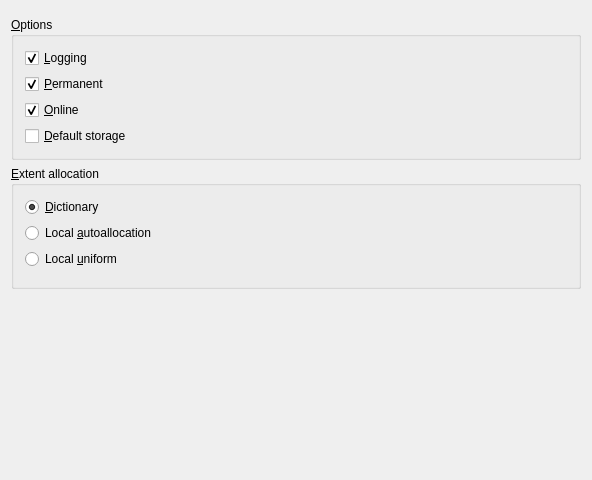
<ui version="4.0" >
 <class>toStorageTablespaceUI</class>
 <widget class="QWidget" name="toStorageTablespaceUI" >
  <property name="geometry" >
   <rect>
    <x>0</x>
    <y>0</y>
    <width>592</width>
    <height>480</height>
   </rect>
  </property>
  <property name="windowTitle" >
   <string>Form1</string>
  </property>
  <layout class="QGridLayout" >
   <property name="leftMargin" >
    <number>11</number>
   </property>
   <property name="topMargin" >
    <number>11</number>
   </property>
   <property name="rightMargin" >
    <number>11</number>
   </property>
   <property name="bottomMargin" >
    <number>11</number>
   </property>
   <property name="horizontalSpacing" >
    <number>6</number>
   </property>
   <property name="verticalSpacing" >
    <number>6</number>
   </property>
   <item row="0" column="0" >
    <widget class="toFilesize" native="1" name="MinimumExtent" />
   </item>
   <item row="1" column="0" >
    <widget class="QGroupBox" name="ButtonGroup1" >
     <property name="title" >
      <string>&amp;Options</string>
     </property>
     <layout class="QGridLayout" >
      <property name="leftMargin" >
       <number>11</number>
      </property>
      <property name="topMargin" >
       <number>11</number>
      </property>
      <property name="rightMargin" >
       <number>11</number>
      </property>
      <property name="bottomMargin" >
       <number>11</number>
      </property>
      <property name="horizontalSpacing" >
       <number>6</number>
      </property>
      <property name="verticalSpacing" >
       <number>6</number>
      </property>
      <item row="0" column="0" >
       <widget class="QCheckBox" name="Logging" >
        <property name="toolTip" >
         <string>Should objects created in this tablespace be logging by default</string>
        </property>
        <property name="text" >
         <string>&amp;Logging</string>
        </property>
        <property name="checked" >
         <bool>true</bool>
        </property>
       </widget>
      </item>
      <item row="2" column="0" >
       <widget class="QCheckBox" name="Online" >
        <property name="toolTip" >
         <string>Should tablespace be online at the time of creation</string>
        </property>
        <property name="text" >
         <string>&amp;Online</string>
        </property>
        <property name="checked" >
         <bool>true</bool>
        </property>
       </widget>
      </item>
      <item row="1" column="0" >
       <widget class="QCheckBox" name="Permanent" >
        <property name="toolTip" >
         <string>Should objects in this tablespace be permanent after the end of the session</string>
        </property>
        <property name="text" >
         <string>&amp;Permanent</string>
        </property>
        <property name="checked" >
         <bool>true</bool>
        </property>
       </widget>
      </item>
      <item row="3" column="0" >
       <widget class="QCheckBox" name="DefaultStorage" >
        <property name="toolTip" >
         <string>Specify default storage clause (In separate tab)</string>
        </property>
        <property name="text" >
         <string>&amp;Default storage</string>
        </property>
       </widget>
      </item>
     </layout>
    </widget>
   </item>
   <item row="2" column="0" >
    <widget class="QGroupBox" name="ExtentGroup" >
     <property name="title" >
      <string>&amp;Extent allocation</string>
     </property>
     <layout class="QGridLayout" >
      <property name="leftMargin" >
       <number>11</number>
      </property>
      <property name="topMargin" >
       <number>11</number>
      </property>
      <property name="rightMargin" >
       <number>11</number>
      </property>
      <property name="bottomMargin" >
       <number>11</number>
      </property>
      <property name="horizontalSpacing" >
       <number>6</number>
      </property>
      <property name="verticalSpacing" >
       <number>6</number>
      </property>
      <item row="0" column="0" >
       <widget class="QRadioButton" name="Dictionary" >
        <property name="toolTip" >
         <string>Manage tablespace extents using dictionary tables</string>
        </property>
        <property name="text" >
         <string>&amp;Dictionary</string>
        </property>
        <property name="checked" >
         <bool>true</bool>
        </property>
       </widget>
      </item>
      <item row="1" column="0" >
       <widget class="QRadioButton" name="LocalAuto" >
        <property name="toolTip" >
         <string>Specify how space is allocated in the tablespace</string>
        </property>
        <property name="text" >
         <string>Local &amp;autoallocation</string>
        </property>
       </widget>
      </item>
      <item row="2" column="0" >
       <widget class="QRadioButton" name="LocalSelect" >
        <property name="enabled" >
         <bool>true</bool>
        </property>
        <property name="toolTip" >
         <string>The tablespace is locally managed with fixed extent sizes of specified size</string>
        </property>
        <property name="text" >
         <string>Local &amp;uniform</string>
        </property>
       </widget>
      </item>
      <item row="3" column="0" >
       <widget class="toFilesize" native="1" name="LocalUniform" >
        <property name="enabled" >
         <bool>false</bool>
        </property>
       </widget>
      </item>
     </layout>
    </widget>
   </item>
   <item row="3" column="0" >
    <spacer>
     <property name="orientation" >
      <enum>Qt::Vertical</enum>
     </property>
     <property name="sizeType" >
      <enum>QSizePolicy::Expanding</enum>
     </property>
     <property name="sizeHint" >
      <size>
       <width>20</width>
       <height>20</height>
      </size>
     </property>
    </spacer>
   </item>
  </layout>
 </widget>
 <customwidgets>
  <customwidget>
   <class>toFilesize</class>
   <extends>QWidget</extends>
   <header>tools/tofilesize.h</header>
  </customwidget>
 </customwidgets>
 <resources/>
 <connections>
  <connection>
   <sender>DefaultStorage</sender>
   <signal>toggled(bool)</signal>
   <receiver>toStorageTablespaceUI</receiver>
   <slot>allowDefault(bool)</slot>
   <hints>
    <hint type="sourcelabel" >
     <x>20</x>
     <y>20</y>
    </hint>
    <hint type="destinationlabel" >
     <x>20</x>
     <y>20</y>
    </hint>
   </hints>
  </connection>
  <connection>
   <sender>Permanent</sender>
   <signal>toggled(bool)</signal>
   <receiver>toStorageTablespaceUI</receiver>
   <slot>permanentToggle(bool)</slot>
   <hints>
    <hint type="sourcelabel" >
     <x>20</x>
     <y>20</y>
    </hint>
    <hint type="destinationlabel" >
     <x>20</x>
     <y>20</y>
    </hint>
   </hints>
  </connection>
  <connection>
   <sender>Dictionary</sender>
   <signal>toggled(bool)</signal>
   <receiver>toStorageTablespaceUI</receiver>
   <slot>dictionaryToggle(bool)</slot>
   <hints>
    <hint type="sourcelabel" >
     <x>20</x>
     <y>20</y>
    </hint>
    <hint type="destinationlabel" >
     <x>20</x>
     <y>20</y>
    </hint>
   </hints>
  </connection>
  <connection>
   <sender>LocalSelect</sender>
   <signal>toggled(bool)</signal>
   <receiver>toStorageTablespaceUI</receiver>
   <slot>uniformToggle(bool)</slot>
   <hints>
    <hint type="sourcelabel" >
     <x>20</x>
     <y>20</y>
    </hint>
    <hint type="destinationlabel" >
     <x>20</x>
     <y>20</y>
    </hint>
   </hints>
  </connection>
 </connections>
</ui>
